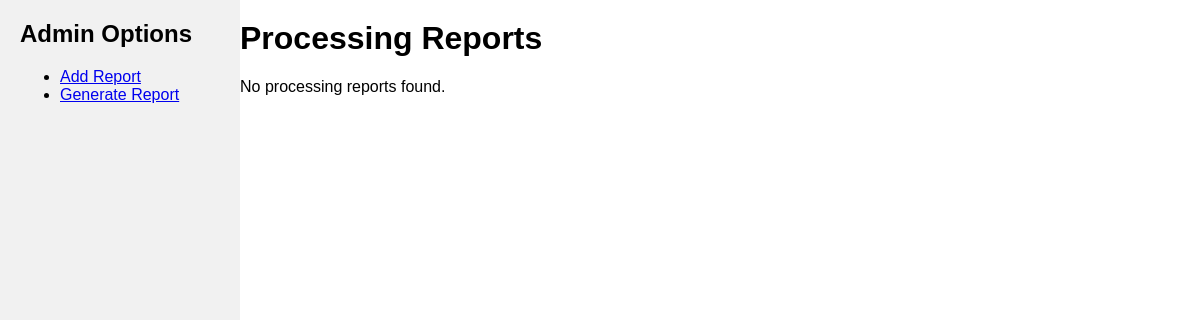
The page /lab.php on the database as committed earlier.
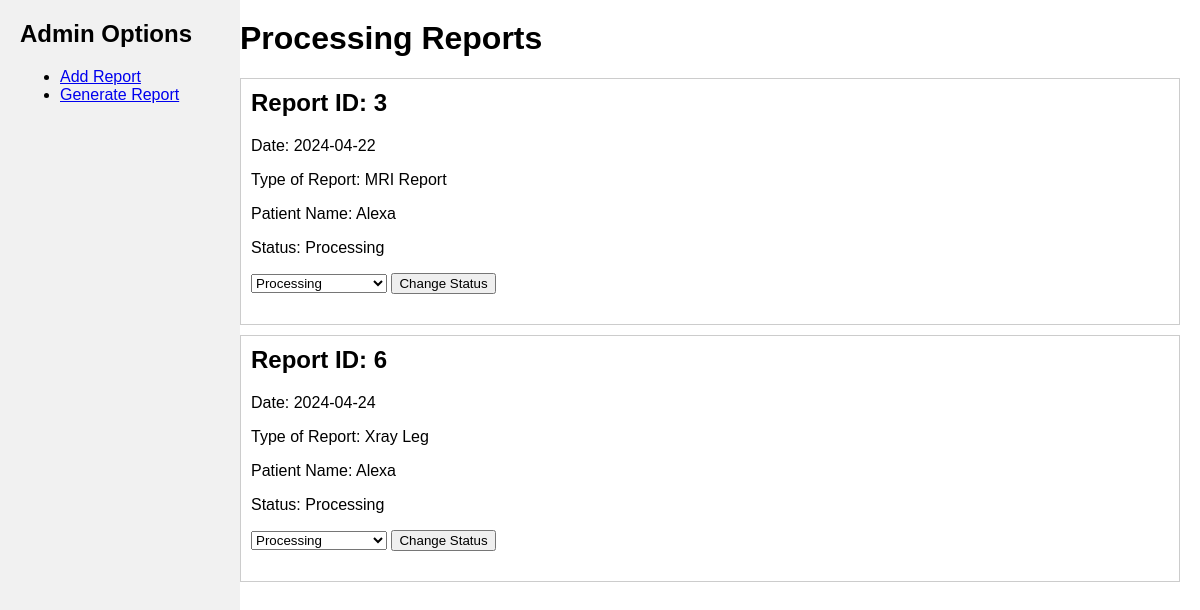
The same page on the database as committed later.
### tables this page shows
CREATE TABLE `reports` (
  `id` int(11) NOT NULL,
  `userid` varchar(255) NOT NULL,
  `date` date NOT NULL,
  `type` varchar(255) NOT NULL,
  `patient_name` varchar(255) NOT NULL,
  `amount` decimal(10,2) NOT NULL,
  `status` varchar(255) NOT NULL DEFAULT 'Processing',
  `time` timestamp NOT NULL DEFAULT current_timestamp()
);

### lab.php (the view, shortened to what this page needs)
<!DOCTYPE html>
<html lang="en">
<head>
</head>
<body>
    <div id="left-panel">
        <h2>Admin Options</h2>
        <ul>
            <li><a href="#" onclick="showAddReport()">Add Report</a></li>
            <li><a href="#" onclick="showGenerateReport()">Generate Report</a></li>
        </ul>
    </div>
    <div id="right-panel">
        <div id="generate-report">
            <h1>Processing Reports</h1>
            <?php
            $servername = "localhost:3344";
            $username = "root";
            $password = "";
            $dbname = "hospitaldb";
            $conn = mysqli_connect($servername, $username, $password, $dbname);
            $sql = "SELECT * FROM reports WHERE status = 'Processing'";
            $result = mysqli_query($conn, $sql);
            if (mysqli_num_rows($result) > 0) {
                while ($row = mysqli_fetch_assoc($result)) {
                    ?>
                    <div class="report">
                        <h2>Report ID: <?php echo $row['id']; ?></h2>
                        <p>Date: <?php echo $row['date']; ?></p>
                        <p>Type of Report: <?php echo $row['type']; ?></p>
                        <p>Patient Name: <?php echo $row['patient_name']; ?></p>
                        <p>Status: <?php echo $row['status']; ?></p>
                        <form action="change_status_action.php" method="post">
                            <select name="new_status">
                                <option value="Processing" <?php if ($row['status'] == "Processing")
                                    echo "selected"; ?>>
                                    Processing</option>
                            </select>
                            <button type="submit">Change Status</button>
                        </form>
                    </div>
                    <?php
                }
            } else {
                echo "No processing reports found.";
            }
            ?>
        </div>
    </div>
</body>
</html>

### lab.php (style rules this page uses)
body { font-family: Arial, sans-serif; margin: 0; padding: 0; display: flex; }
#left-panel { background-color: #f1f1f1; position: fixed; top: 0; left: 0; height: 100%; width: 200px; padding: 20px; }
#right-panel { flex: 1; padding: 20px; margin-left: 220px; }
h1, h2 { margin-top: 0; }
form { margin-bottom: 20px; }
.report { border: 1px solid #ccc; padding: 10px; margin-bottom: 10px; }

Rows that differ between the two databases and show on the page:
added reports: id "3", date "2024-04-22", type "MRI Report", patient_name "Alexa", status "Processing", new_status "Processing"
added reports: id "6", date "2024-04-24", type "Xray Leg", patient_name "Alexa", status "Processing", new_status "Processing"
Other text that changed with them:
text no longer shown: "No processing reports found."
